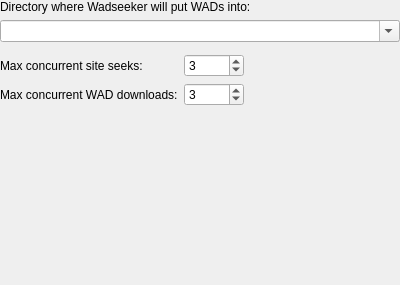
<?xml version="1.0" encoding="UTF-8"?>
<ui version="4.0">
 <class>CFGWadseekerGeneral</class>
 <widget class="QWidget" name="CFGWadseekerGeneral">
  <property name="geometry">
   <rect>
    <x>0</x>
    <y>0</y>
    <width>400</width>
    <height>285</height>
   </rect>
  </property>
  <layout class="QVBoxLayout" name="verticalLayout_2">
   <property name="leftMargin">
    <number>0</number>
   </property>
   <property name="topMargin">
    <number>0</number>
   </property>
   <property name="rightMargin">
    <number>0</number>
   </property>
   <property name="bottomMargin">
    <number>0</number>
   </property>
   <item>
    <widget class="QLabel" name="label">
     <property name="text">
      <string>Directory where Wadseeker will put WADs into:</string>
     </property>
    </widget>
   </item>
   <item>
    <widget class="QComboBox" name="cbTargetDirectory">
     <property name="editable">
      <bool>true</bool>
     </property>
    </widget>
   </item>
   <item>
    <widget class="IconLabel" name="lblDirectoryWarning" native="true"/>
   </item>
   <item>
    <layout class="QFormLayout" name="formLayout_4">
     <item row="0" column="0">
      <widget class="QLabel" name="label_6">
       <property name="text">
        <string>Max concurrent site seeks:</string>
       </property>
      </widget>
     </item>
     <item row="0" column="1">
      <widget class="QSpinBox" name="spinMaxConcurrentSiteSeeks">
       <property name="sizePolicy">
        <sizepolicy hsizetype="Minimum" vsizetype="Minimum">
         <horstretch>0</horstretch>
         <verstretch>0</verstretch>
        </sizepolicy>
       </property>
       <property name="maximumSize">
        <size>
         <width>60</width>
         <height>16777215</height>
        </size>
       </property>
       <property name="correctionMode">
        <enum>QAbstractSpinBox::CorrectToNearestValue</enum>
       </property>
       <property name="minimum">
        <number>1</number>
       </property>
       <property name="maximum">
        <number>999999999</number>
       </property>
       <property name="value">
        <number>3</number>
       </property>
      </widget>
     </item>
     <item row="1" column="0">
      <widget class="QLabel" name="label_8">
       <property name="text">
        <string>Max concurrent WAD downloads:</string>
       </property>
      </widget>
     </item>
     <item row="1" column="1">
      <widget class="QSpinBox" name="spinMaxConcurrentWadDownloads">
       <property name="maximumSize">
        <size>
         <width>60</width>
         <height>16777215</height>
        </size>
       </property>
       <property name="correctionMode">
        <enum>QAbstractSpinBox::CorrectToNearestValue</enum>
       </property>
       <property name="minimum">
        <number>1</number>
       </property>
       <property name="maximum">
        <number>999999999</number>
       </property>
       <property name="value">
        <number>3</number>
       </property>
      </widget>
     </item>
    </layout>
   </item>
   <item>
    <spacer name="verticalSpacer">
     <property name="orientation">
      <enum>Qt::Vertical</enum>
     </property>
     <property name="sizeHint" stdset="0">
      <size>
       <width>20</width>
       <height>40</height>
      </size>
     </property>
    </spacer>
   </item>
  </layout>
 </widget>
 <customwidgets>
  <customwidget>
   <class>IconLabel</class>
   <extends>QWidget</extends>
   <header>gui/widgets/iconlabel.h</header>
   <container>1</container>
  </customwidget>
 </customwidgets>
 <resources>
  <include location="../../../../media/resources.qrc"/>
 </resources>
 <connections/>
</ui>
